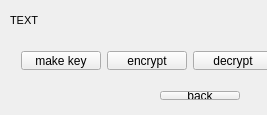
<?xml version="1.0" encoding="UTF-8"?>
<ui version="4.0">
 <class>MainWindow</class>
 <widget class="QMainWindow" name="MainWindow">
  <property name="geometry">
   <rect>
    <x>0</x>
    <y>0</y>
    <width>267</width>
    <height>115</height>
   </rect>
  </property>
  <property name="windowTitle">
   <string notr="true">WinCrypto</string>
  </property>
  <widget class="QWidget" name="centralWidget">
   <widget class="QWidget" name="layoutWidget">
    <property name="geometry">
     <rect>
      <x>10</x>
      <y>80</y>
      <width>241</width>
      <height>31</height>
     </rect>
    </property>
    <layout class="QHBoxLayout" name="exit_back">
     <item>
      <spacer name="horizontalSpacer">
       <property name="orientation">
        <enum>Qt::Horizontal</enum>
       </property>
       <property name="sizeHint" stdset="0">
        <size>
         <width>40</width>
         <height>20</height>
        </size>
       </property>
      </spacer>
     </item>
     <item>
      <widget class="QPushButton" name="back">
       <property name="text">
        <string>back</string>
       </property>
      </widget>
     </item>
    </layout>
   </widget>
   <widget class="QLabel" name="info_lbl">
    <property name="geometry">
     <rect>
      <x>10</x>
      <y>10</y>
      <width>191</width>
      <height>21</height>
     </rect>
    </property>
    <property name="font">
     <font>
      <pointsize>8</pointsize>
     </font>
    </property>
    <property name="text">
     <string>TEXT</string>
    </property>
    <property name="textFormat">
     <enum>Qt::AutoText</enum>
    </property>
   </widget>
   <widget class="QWidget" name="">
    <property name="geometry">
     <rect>
      <x>10</x>
      <y>40</y>
      <width>551</width>
      <height>41</height>
     </rect>
    </property>
    <layout class="QHBoxLayout" name="horizontalLayout">
     <item>
      <layout class="QHBoxLayout" name="part2">
       <item>
        <widget class="QPushButton" name="make_key">
         <property name="text">
          <string>make key</string>
         </property>
        </widget>
       </item>
       <item>
        <widget class="QPushButton" name="encrypt">
         <property name="text">
          <string>encrypt</string>
         </property>
        </widget>
       </item>
       <item>
        <widget class="QPushButton" name="decrypt">
         <property name="text">
          <string>decrypt</string>
         </property>
        </widget>
       </item>
      </layout>
     </item>
     <item>
      <layout class="QHBoxLayout" name="part1">
       <item>
        <widget class="QPushButton" name="symmetric_key">
         <property name="text">
          <string>symmetric</string>
         </property>
        </widget>
       </item>
       <item>
        <widget class="QPushButton" name="asymmetric_key">
         <property name="toolTip">
          <string>&lt;html&gt;&lt;head/&gt;&lt;body&gt;&lt;p&gt;will add in future&lt;/p&gt;&lt;/body&gt;&lt;/html&gt;</string>
         </property>
         <property name="text">
          <string>asymmetric</string>
         </property>
         <property name="checkable">
          <bool>false</bool>
         </property>
        </widget>
       </item>
      </layout>
     </item>
     <item>
      <spacer name="horizontalSpacer_2">
       <property name="orientation">
        <enum>Qt::Horizontal</enum>
       </property>
       <property name="sizeHint" stdset="0">
        <size>
         <width>40</width>
         <height>20</height>
        </size>
       </property>
      </spacer>
     </item>
    </layout>
   </widget>
  </widget>
 </widget>
 <layoutdefault spacing="6" margin="11"/>
 <resources/>
 <connections/>
</ui>
